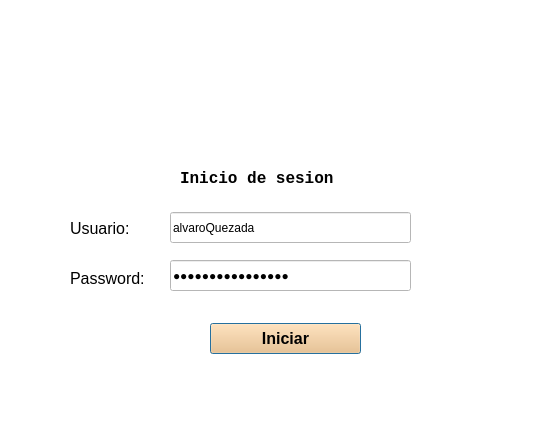
<?xml version="1.0" encoding="UTF-8"?>
<ui version="4.0">
 <class>formLogin</class>
 <widget class="QDialog" name="formLogin">
  <property name="geometry">
   <rect>
    <x>0</x>
    <y>0</y>
    <width>546</width>
    <height>433</height>
   </rect>
  </property>
  <property name="windowTitle">
   <string>Inicio de sesion</string>
  </property>
  <property name="windowIcon">
   <iconset>
    <normaloff>:/images/d28c7f7b/banco.png</normaloff>:/images/d28c7f7b/banco.png</iconset>
  </property>
  <property name="styleSheet">
   <string notr="true">
background-color: rgb(255, 255, 255);
color: black;</string>
  </property>
  <widget class="QLabel" name="label">
   <property name="geometry">
    <rect>
     <x>200</x>
     <y>20</y>
     <width>131</width>
     <height>111</height>
    </rect>
   </property>
   <property name="text">
    <string/>
   </property>
   <property name="pixmap">
    <pixmap>:/icons/banco.png</pixmap>
   </property>
   <property name="scaledContents">
    <bool>true</bool>
   </property>
  </widget>
  <widget class="QLabel" name="label_2">
   <property name="geometry">
    <rect>
     <x>180</x>
     <y>170</y>
     <width>181</width>
     <height>16</height>
    </rect>
   </property>
   <property name="font">
    <font>
     <family>Monospace</family>
     <pointsize>12</pointsize>
     <bold>true</bold>
    </font>
   </property>
   <property name="text">
    <string>Inicio de sesion</string>
   </property>
  </widget>
  <widget class="QLabel" name="label_3">
   <property name="geometry">
    <rect>
     <x>70</x>
     <y>220</y>
     <width>61</width>
     <height>16</height>
    </rect>
   </property>
   <property name="font">
    <font>
     <pointsize>12</pointsize>
    </font>
   </property>
   <property name="text">
    <string>Usuario:</string>
   </property>
  </widget>
  <widget class="QLabel" name="label_4">
   <property name="geometry">
    <rect>
     <x>70</x>
     <y>270</y>
     <width>81</width>
     <height>16</height>
    </rect>
   </property>
   <property name="font">
    <font>
     <pointsize>12</pointsize>
    </font>
   </property>
   <property name="text">
    <string>Password:</string>
   </property>
  </widget>
  <widget class="QLineEdit" name="txt_username">
   <property name="geometry">
    <rect>
     <x>170</x>
     <y>212</y>
     <width>241</width>
     <height>31</height>
    </rect>
   </property>
   <property name="text">
    <string>alvaroQuezada</string>
   </property>
   <property name="placeholderText">
    <string/>
   </property>
  </widget>
  <widget class="QLineEdit" name="txt_password">
   <property name="geometry">
    <rect>
     <x>170</x>
     <y>260</y>
     <width>241</width>
     <height>31</height>
    </rect>
   </property>
   <property name="text">
    <string>Admin.alvaro.23$</string>
   </property>
   <property name="echoMode">
    <enum>QLineEdit::Password</enum>
   </property>
   <property name="placeholderText">
    <string/>
   </property>
  </widget>
  <widget class="QPushButton" name="btn_login">
   <property name="geometry">
    <rect>
     <x>210</x>
     <y>323</y>
     <width>151</width>
     <height>31</height>
    </rect>
   </property>
   <property name="font">
    <font>
     <pointsize>12</pointsize>
     <bold>true</bold>
    </font>
   </property>
   <property name="cursor">
    <cursorShape>PointingHandCursor</cursorShape>
   </property>
   <property name="styleSheet">
    <string notr="true">background-color: rgb(255, 190, 111);</string>
   </property>
   <property name="text">
    <string>Iniciar</string>
   </property>
  </widget>
  <widget class="QLabel" name="lbl_message">
   <property name="geometry">
    <rect>
     <x>30</x>
     <y>400</y>
     <width>491</width>
     <height>16</height>
    </rect>
   </property>
   <property name="font">
    <font>
     <pointsize>11</pointsize>
    </font>
   </property>
   <property name="styleSheet">
    <string notr="true">color: red;</string>
   </property>
   <property name="text">
    <string/>
   </property>
  </widget>
 </widget>
 <resources>
  <include location="../a1e250ea/icons.qrc"/>
 </resources>
 <connections/>
</ui>
